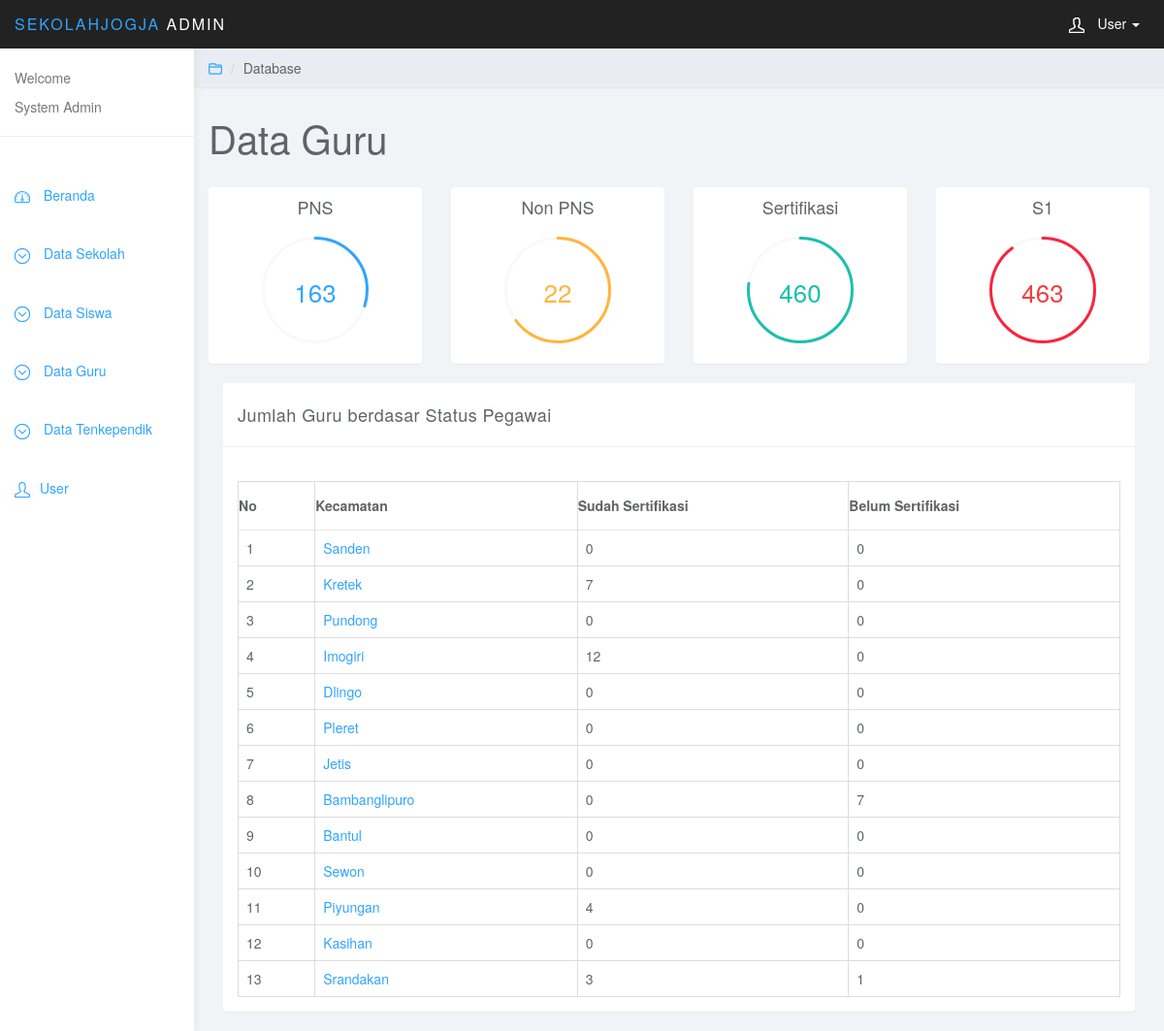
The app's page /index.php/admin/guru_kec_stf/1 with its own data.
### tables this page shows
CREATE TABLE `kecamatan` (
  `kode_kec` int(11) NOT NULL,
  `nama_kec` varchar(30) NOT NULL,
  `kode_kab` int(11) NOT NULL
);

### application/controllers/admin.php (called while the page is built, shortened)
<?php
class admin extends CI_Controller {
    function __construct() {
        $this->load->model('madmin');
        $this->load->model('m_public');
        $this->load->helper('url');
        $this->load->library('lib_new');
    }
    function guru_kec_stf($id){
        $this->load->view('head_user');
        $data['jmlgpns'] = $this->madmin->jmlg_pns();
        $data['jmlgnpns'] = $this->madmin->jmlg_npns();
        $data['jmlstf'] = $this->madmin->jml_stf();
        $data['jmls1'] = $this->madmin->jml_s1();
        $data['kec'] = $this->madmin->kec($id);
        $data['sdh'] = $this->madmin->gr_kec_stf('Sudah', $id);
        $data['blm'] = $this->madmin->gr_kec_stf('Belum', $id);
        $this->load->view('admin/kec_stf_gr', $data);
        $this->load->view('foot_user');
    }
}
?>

### index.php (called while the page is built, shortened)
<?php
require_once BASEPATH.'core/CodeIgniter.php';

### application/models/madmin.php (called while the page is built, shortened)
<?php
class Madmin extends CI_Model{
    function jmlg_pns()
    {
        $sql="SELECT COUNT(sts_pegawai) as stspns FROM data_guru WHERE sts_pegawai= 'PNS DPK' OR 'PNS' OR 'PNS (Guru' OR 'PNS Diperb' OR 'PNS Namaba' OR 'PNS/DPK' OR 'PNS Sekola' OR 'PNS Depag' OR 'PNS nota t'";
        $data = $this->db->query($sql)->result_array();
        return $data;
    }
    function jmlg_npns()
    {
        $sql="SELECT COUNT(sts_pegawai) as stsnpns FROM data_guru WHERE sts_pegawai='GTT'";
        $data = $this->db->query($sql)->result_array();
        return $data;
    }
    function jml_stf()
    {
        $sql="SELECT COUNT(sertifikasi_guru) as stfguru FROM data_guru WHERE sertifikasi_guru='Sudah'";
        $data = $this->db->query($sql)->result_array();
        return $data;
    }
    function jml_s1()
    {
        $sql="SELECT COUNT(pendidikan) as jmlgs1 FROM data_guru WHERE pendidikan='S1'";
        $data = $this->db->query($sql)->result_array();
        return $data;
    }
    function kec($a)
    {
        $sql="SELECT k.kode_kec as id, k.nama_kec as kec, count(p.npsn) jumlah FROM kecamatan as k join profil as p on k.kode_kec=p.kec where k.kode_kab='$a' group by p.kec";
        $data =  $this->db->query($sql)->result_array();
        return $data;
    }
    function gr_kec_stf($a,$b){
        $sql="select p.kec as id,k.nama_kec as nama, COUNT(g.nama_guru) as jumlah FROM kecamatan as k join profil as p on k.kode_kec=p.kec join data_guru as g on p.npsn=g.npsn where p.kab='$b' AND g.sertifikasi_guru = '$a' group by p.kec";
        $data =  $this->db->query($sql)->result_array();
        return $data;
    }
}
?>

### application/views/admin/kec_stf_gr.php (the view)
<div class="col-sm-9 col-sm-offset-3 col-lg-10 col-lg-offset-2 main">
		<div class="row">
			<ol class="breadcrumb">
				<li><a href="#"><svg class="glyph stroked open folder"><use xlink:href="#stroked-open-folder"/></svg></a></li>
				<li>Database</li>
			</ol>
		</div>
		<div class="row">
			<div class="col-lg-12">
				<h1 class="page-header">Data Guru</h1>
			</div>
		</div>
		<div class="row">
			<div class="col-xs-6 col-md-3">
				<div class="panel panel-default">
					<div class="panel-body easypiechart-panel">
						<h4>PNS</h4>
						<div class="easypiechart" id="easypiechart-blue" data-percent="30" ><span class="percent"><?php echo $jmlgpns[0]['stspns']?></span>
						</div>
					</div>
				</div>
			</div>
			<div class="col-xs-6 col-md-3">
				<div class="panel panel-default">
					<div class="panel-body easypiechart-panel">
						<h4>Non PNS</h4>
						<div class="easypiechart" id="easypiechart-orange" data-percent="65" ><span class="percent"><?php echo $jmlgnpns[0]['stsnpns']?></span>
						</div>
					</div>
				</div>
			</div>
			<div class="col-xs-6 col-md-3">
				<div class="panel panel-default">
					<div class="panel-body easypiechart-panel">
						<h4>Sertifikasi</h4>
						<div class="easypiechart" id="easypiechart-teal" data-percent="77" ><span class="percent"><?php echo $jmlstf[0]['stfguru']?></span>
						</div>
					</div>
				</div>
			</div>
			<div class="col-xs-6 col-md-3">
				<div class="panel panel-default">
					<div class="panel-body easypiechart-panel">
						<h4>S1</h4>
						<div class="easypiechart" id="easypiechart-red" data-percent="90" ><span class="percent"><?php echo $jmls1[0]['jmlgs1']?></span>
						</div>
					</div>
				</div>
			</div>
		</div>
		<div class="col-md-12">
				<div class="panel panel-default">
					<div class="panel-heading">Jumlah Guru berdasar Status Pegawai</div>
					<div class="panel-body">
							<br>
						<table class="table table-bordered">
						    <thead>
						    <tr align="center">
						    	<th > No</th>
						        <th >Kecamatan</th>
						        <th >Sudah Sertifikasi</th>
						        <th >Belum Sertifikasi</th>
						    </tr>
						    </thead>
						    <tbody>
						    <?php
						    $x=1;
						    foreach ($kec as $a)
						    {
						     ?>
						    <tr>
						    	<td><?php echo $x; ?></td>
						    	<td><?php echo anchor('admin/guru_stf_sk/'.$a['id'],$a['kec']);?></td>
						    	<td>
				                <?php
				                $coba=0;
				                foreach ($sdh as $s) {
				                	if($a['id']==$s['id'])
				                	{
				                        echo $s['jumlah'];
				                	$coba++;
				                	}
				                }
				                if($coba==0)
				                {
				                	    echo '0';
				                }
				                 ?>
				                 </td>
						    	<td>
				                <?php
				                $coba=0;
				                foreach ($blm as $s) {
				                	if($a['id']==$s['id'])
				                	{
				                        echo $s['jumlah'];
				                	$coba++;
				                	}
				                }
				                if($coba==0)
				                {
				                	    echo '0';
				                }
				                 ?>
				                 </td>
						    </tr>
						    <?php
						    $x++;
						    }
						    ?>
						    </tbody>
						</table>
					</div>
				</div>
			</div>
	</div>

### assets/css/styles.css (style rules this page uses)
body { background: #f1f4f7; padding-top: 50px; color: #5f6468; }
a, a:hover, a:focus { color: #30a5ff; }
h1, h2, h3, h4, h5, h6 { color: #5f6468; }
h1 { font-weight: 300; font-size: 40px; }
h3, h4 { font-weight: 300; }
.panel { border: 0; }
.panel-heading { font-size: 18px; font-weight: 300; letter-spacing: 0.025em; height: 66px; line-height: 45px; }
.panel-default .panel-heading { background: #fff; border-bottom: 1px solid #eee; color: #5f6468; }
.breadcrumb { border-radius: 0; padding: 10px 15px; background: #e9ecf2; box-shadow: 0 1px 1px rgba(0, 0, 0, .05); margin: 0 ; }
h1.page-header { margin-top: 30px; border-bottom: 0; }
.easypiechart-panel { text-align: center; padding: 1px 0; margin-bottom: 20px; }
.easypiechart { position: relative; text-align: center; width: 120px; height: 120px; margin: 20px auto 10px auto; }
.easypiechart .percent { display: block; position: absolute; font-size: 26px; top: 38px; width: 120px; }
#easypiechart-blue .percent { color: #30a5ff; }
#easypiechart-teal .percent { color: #1ebfae; }
#easypiechart-orange .percent { color: #ffb53e; }
#easypiechart-red .percent { color: #ef4040; }
.table { background: #fff; }
.table>thead>tr>th { border-bottom: 1px solid #e6e7e8; vertical-align: middle; height: 50px; }
.breadcrumb .glyph { height: 14px; width: 14px; margin: -2px 0 0 0; stroke-width: 4px; }

### records on screen
kecamatan: anchor('admin/guru_stf_sk/'.$a['id'],$a['kec']) "Sanden", shows "0"
kecamatan: anchor('admin/guru_stf_sk/'.$a['id'],$a['kec']) "Kretek", jumlah "7", shows "0"
kecamatan: anchor('admin/guru_stf_sk/'.$a['id'],$a['kec']) "Pundong", shows "0"
kecamatan: anchor('admin/guru_stf_sk/'.$a['id'],$a['kec']) "Imogiri", jumlah "12", shows "0"
kecamatan: anchor('admin/guru_stf_sk/'.$a['id'],$a['kec']) "Dlingo", shows "0"
kecamatan: anchor('admin/guru_stf_sk/'.$a['id'],$a['kec']) "Pleret", shows "0"
kecamatan: anchor('admin/guru_stf_sk/'.$a['id'],$a['kec']) "Jetis", shows "0"
kecamatan: anchor('admin/guru_stf_sk/'.$a['id'],$a['kec']) "Bambanglipuro", shows "0", jumlah "7"
kecamatan: anchor('admin/guru_stf_sk/'.$a['id'],$a['kec']) "Bantul", shows "0"
kecamatan: anchor('admin/guru_stf_sk/'.$a['id'],$a['kec']) "Sewon", shows "0"
kecamatan: anchor('admin/guru_stf_sk/'.$a['id'],$a['kec']) "Piyungan", jumlah "4", shows "0"
kecamatan: anchor('admin/guru_stf_sk/'.$a['id'],$a['kec']) "Kasihan", shows "0"
kecamatan: anchor('admin/guru_stf_sk/'.$a['id'],$a['kec']) "Srandakan", jumlah "3", jumlah "1"

### other values on screen
$jmlgpns[0]['stspns'] "163"
$jmlgnpns[0]['stsnpns'] "22"
$jmlstf[0]['stfguru'] "460"
$jmls1[0]['jmlgs1'] "463"
